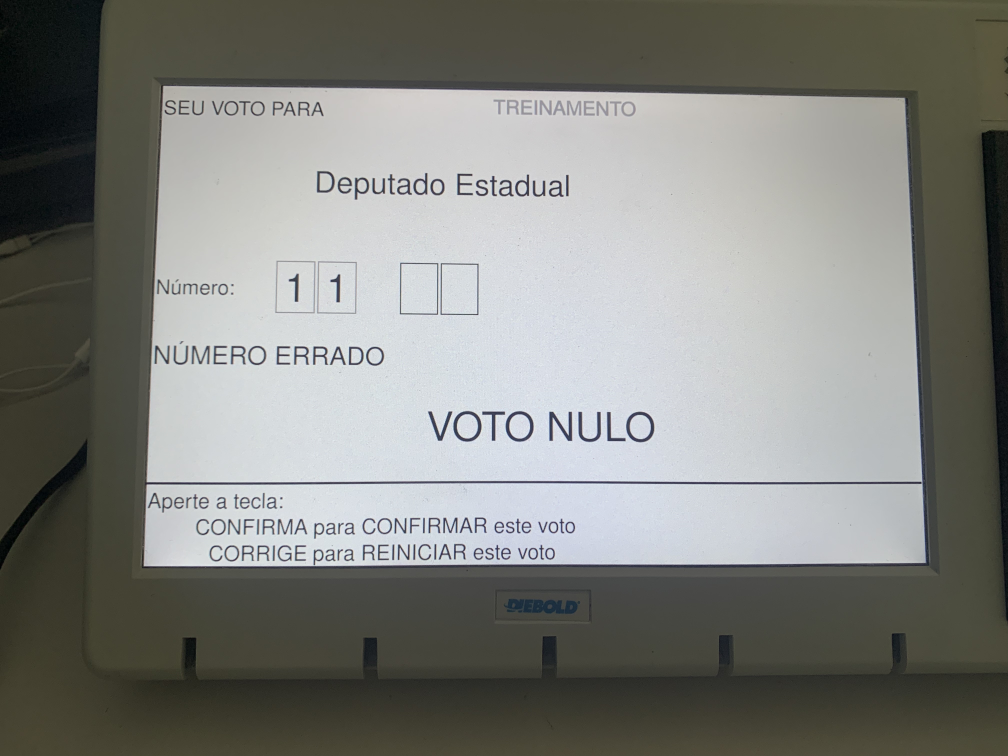
#> input picture Resources/IMG_0194.jpg, 4032 x 3024 px (shown at 1/4 size)
$ python -i video.py   (imports and definitions only)
#> lines starting #> are read from the running program, lines starting #| are printed output that depends on the picture; after the words box and inside, x2 and y2 are one past the last pixel; in counts of white or black regions, pixels touching at a corner belong together
### Class/urna.py
from Class.ocr import *
import pandas as pd


class Urna:
    def __init__(self):
        self.federalCandidates = ['DEPUTADO FEDERAL', 'DEPUTADO ESTADUAL',
                                  'SENADOR', 'GOVERNADOR', 'PRESIDENTE']
        self.numberKeys = [4, 5, 3, 2, 2]
        self.digits = ['0', '1', '2', '3', '4', '5', '6', '7', '8', '9']
        self.warnings = ['NÚMERO ERRADO', 'NUMERO ERRADO']
        self.messages = ['VOTO EM BRANCO', 'EM BRANCO', 'BRANCO', 'VOTO NULO', 'FIM']
        self.words = ["NOME", "INOME"]

        self.ocr = Ocr(self.federalCandidates, self.numberKeys, self.digits, self.warnings, self.messages, self.words)

        self.currentCandidate = None
        self.currentNumber = None
        self.corrigeWasPressed = False
        self.confirmaWasPressed = False
        self.currentDigit = None
        self.currentFrame = None
        self.changeInScreen = False

        self.timeBetweenFrames = None

        self.twoDigits = {
            '1-1': [None], '1-2': [None], '1-3': [None], '1-4': [None], '1-5': [None], '1-6': [None], '1-7': [None],
            '1-8': [None], '1-9': [None], '1-0': [None], '1-CONFIRMA': [None], '1-BRANCO': [None], '1-CORRIGE': [None],

            '2-1': [None], '2-2': [None], '2-3': [None], '2-4': [None], '2-5': [None], '2-6': [None], '2-7': [None],
            '2-8': [None], '2-9': [None], '2-0': [None], '2-CONFIRMA': [None], '2-BRANCO': [None], '2-CORRIGE': [None],

            '3-1': [None], '3-2': [None], '3-3': [None], '3-4': [None], '3-5': [None], '3-6': [None], '3-7': [None],
            '3-8': [None], '3-9': [None], '3-0': [None], '3-CONFIRMA': [None], '3-BRANCO': [None], '3-CORRIGE': [None],

            '4-1': [None], '4-2': [None], '4-3': [None], '4-4': [None], '4-5': [None], '4-6': [None], '4-7': [None],
            '4-8': [None], '4-9': [None], '4-0': [None], '4-CONFIRMA': [None], '4-BRANCO': [None], '4-CORRIGE': [None],

            '5-1': [None], '5-2': [None], '5-3': [None], '5-4': [None], '5-5': [None], '5-6': [None], '5-7': [None],
            '5-8': [None], '5-9': [None], '5-0': [None], '5-CONFIRMA': [None], '5-BRANCO': [None], '5-CORRIGE': [None],

            '6-1': [None], '6-2': [None], '6-3': [None], '6-4': [None], '6-5': [None], '6-6': [None], '6-7': [None],
            '6-8': [None], '6-9': [None], '6-0': [None], '6-CONFIRMA': [None], '6-BRANCO': [None], '6-CORRIGE': [None],

            '7-1': [None], '7-2': [None], '7-3': [None], '7-4': [None], '7-5': [None], '7-6': [None], '7-7': [None],
            '7-8': [None], '7-9': [None], '7-0': [None], '7-CONFIRMA': [None], '7-BRANCO': [None], '7-CORRIGE': [None],

            '8-1': [None], '8-2': [None], '8-3': [None], '8-4': [None], '8-5': [None], '8-6': [None], '8-7': [None],
            '8-8': [None], '8-9': [None], '8-0': [None], '8-CONFIRMA': [None], '8-BRANCO': [None], '8-CORRIGE': [None],

            '9-1': [None], '9-2': [None], '9-3': [None], '9-4': [None], '9-5': [None], '9-6': [None], '9-7': [None],
            '9-8': [None], '9-9': [None], '9-0': [None], '9-CONFIRMA': [None], '9-BRANCO': [None], '9-CORRIGE': [None],

            '0-1': [None], '0-2': [None], '0-3': [None], '0-4': [None], '0-5': [None], '0-6': [None], '0-7': [None],
            '0-8': [None], '0-9': [None], '0-0': [None], '0-CONFIRMA': [None], '0-BRANCO': [None], '0-CORRIGE': [None],

            'BRANCO-1': [None], 'BRANCO-2': [None], 'BRANCO-3': [None], 'BRANCO-4': [None], 'BRANCO-5': [None],
            'BRANCO-6': [None], 'BRANCO-7': [None], 'BRANCO-8': [None], 'BRANCO-9': [None], 'BRANCO-0': [None],
            'BRANCO-CONFIRMA': [None], 'BRANCO-CORRIGE': [None],

            'CORRIGE-1': [None], 'CORRIGE-2': [None], 'CORRIGE-3': [None], 'CORRIGE-4': [None], 'CORRIGE-5': [None],
            'CORRIGE-6': [None],'CORRIGE-7': [None], 'CORRIGE-8': [None], 'CORRIGE-9': [None], 'CORRIGE-0': [None],
            'CORRIGE-CONFIRMA': [None],'CORRIGE-BRANCO': [None],

            'CONFIRMA-1': [None], 'CONFIRMA-2': [None], 'CONFIRMA-3': [None], 'CONFIRMA-4': [None], 'CONFIRMA-5': [None]
            , 'CONFIRMA-6': [None], 'CONFIRMA-7': [None], 'CONFIRMA-8': [None], 'CONFIRMA-9': [None], 'CONFIRMA-0':
            [None], 'CONFIRMA-BRANCO': [None], 'CONFIRMA-CORRIGE': [None]
        }

    def get_all_bread_candidate(self, pos):
        current_all_bread_candidate = self.ocr.allBRead[pos][0]
        return current_all_bread_candidate

    def set_current_candidate(self, candidate):
        self.currentCandidate = candidate

    # def check_if_candidate_was_changed(self, previous_candidate):
    #     if previous_candidate != self.currentCandidate:
    #         self.candidateWasChanged = True

    def check_if_corrige_was_pressed(self, pos, previous_candidate):
        if self.ocr.allBRead[pos][2] == None and self.ocr.allBRead[pos-1][2] != None and previous_candidate == self.currentCandidate:
            self.corrigeWasPressed = True

    def check_if_confirm_was_pressed(self, pos, previous_candidate):
        if self.ocr.allBRead[pos][2] == None and self.ocr.allBRead[pos-1][2] != None and previous_candidate != self.currentCandidate:
            self.confirmaWasPressed = True

    def get_all_bread_numbers(self, pos):
        current_all_bread_numbers = self.ocr.allBRead[pos][2]
        return current_all_bread_numbers

    def set_current_numbers(self, numbers):
        self.currentNumber = numbers

    def set_current_digit(self, digit):
        self.currentDigit = digit

    # [9 lines of commented-out code are left out]

    def set_current_frame(self, frame):
        self.currentFrame = frame

    def set_time(self, current_frame, previous_frame):
        count_frames = current_frame - previous_frame
        self.timeBetweenFrames = count_frames * 33.3333333

    # [62 lines left out: functions save_excel_table, set_digits, not called in this run]

            # [10 lines of commented-out code are left out]

### Class/ocr.py
import easyocr
import re

class Ocr:
    def __init__(self, federalCandidates, numberKeys, digits, warnings, messages, words):

        self.readOcrIndexes = []

        self.federalCandidateBRead = ""
        self.numberKeysBRead = 0
        self.warningBRead = ""
        self.digitBRead = ""
        self.messageBRead = ""
        self.wordBRead = ""
        self.allBRead = []

        self.physicalFederalCandidates = federalCandidates
        self.physicalNumberKeys = numberKeys
        self.physicalDigits = digits
        self.physicalWarnings = warnings
        self.physicalMessages = messages
        self.physicalWords = words

        self.justNumbersInFrame = None

        self.candidateWasFound = False
        self.digitWasFound = False
        self.warningWasFound = False
        self.messageWasFound = False
        self.wordWasFound = False

    # [35 lines left out: functions uppercase_all_str, apply_ocr, apply_ocr_in_frames, not called in this run]

    def set_federal_candidate_b_read(self, federal_candidate):
        self.federalCandidateBRead = federal_candidate

    def set_number_keys_b_read(self, number_key):
        self.numberKeysBRead = self.physicalNumberKeys[number_key]

    def set_digit_b_read(self, digit):
        self.digitBRead = digit

    def set_warning_b_read(self, warning):
        self.warningBRead = warning

    def set_message_b_read(self, message):
        self.messageBRead = message

    def set_word_b_read(self, word):
        self.wordBRead = word

    # [37 lines left out: functions find_federal_candidate, find_number_keys, find_numbers_only, find_number_digit, not called in this run]

    def find_blank_digit(self, digit):
        pass

    def find_corret_digit(self, digit):
        pass

    def find_confirm_digit(self, digit):
        pass

    # [55 lines left out: functions find_warning, find_message, find_word, remove_fake_numbers, replace_wrong_word, not called in this run]

    def set_all_b_read_array(self, federal_candidate, number_keys, digit, warning, message, word):
        self.allBRead.append([federal_candidate, number_keys, digit, warning, message, word])

    def make_full_b_read_list(self):
        pass

    # [24 lines left out: function create_final_list, not called in this run]


                    # [13 lines of commented-out code are left out]

### Class/video.py
from Class.urna import *
from plyer import filechooser
import cv2

class Video:
    def __init__(self):
        self.urna = Urna()
        self.lstPaths = []
        self.imageIndexes = []
        self.totalFrameCount = []
        self.pathOfFrames = None
        self.frameWEdgeRemoved = None
        self.threshFrame = None
        self.repairedKernelFrame = None
        self.preResultFrame = None

    # [23 lines left out: functions open_file, lst_frames, not called in this run]

    # def binary(self, frame):
    #     originalImage = cv2.imread(frame)
    #     grayImage = cv2.cvtColor(originalImage, cv2.COLOR_BGR2GRAY)
    #
    #     (thresh, blackAndWhiteImage) = cv2.threshold(grayImage, 127, 255, cv2.THRESH_BINARY)
    #
    #     return blackAndWhiteImage

    def binary(self, frame):
#> called with frame = '../Resources/IMG_0194.jpg'
        originalImage = cv2.imread(frame)
#> originalImage is the input picture: shape (3024, 4032, 3); mean B, G, R 125.3, 129.9, 128.8
        self.frameWEdgeRemoved = originalImage.copy()
        gray = cv2.cvtColor(originalImage, cv2.COLOR_BGR2GRAY)
        #melhor até agora foi 1,1 ou apagar
        gray = cv2.blur(gray, (1, 1))

        # Código que deixa o texto bold
        # import numpy as np
        # kernel = np.ones((4, 4), np.uint8)
        # gray = cv2.erode(gray, (kernel), 0)

        self.threshFrame = cv2.threshold(gray, 0, 255, cv2.THRESH_BINARY_INV + cv2.THRESH_OTSU)[1]
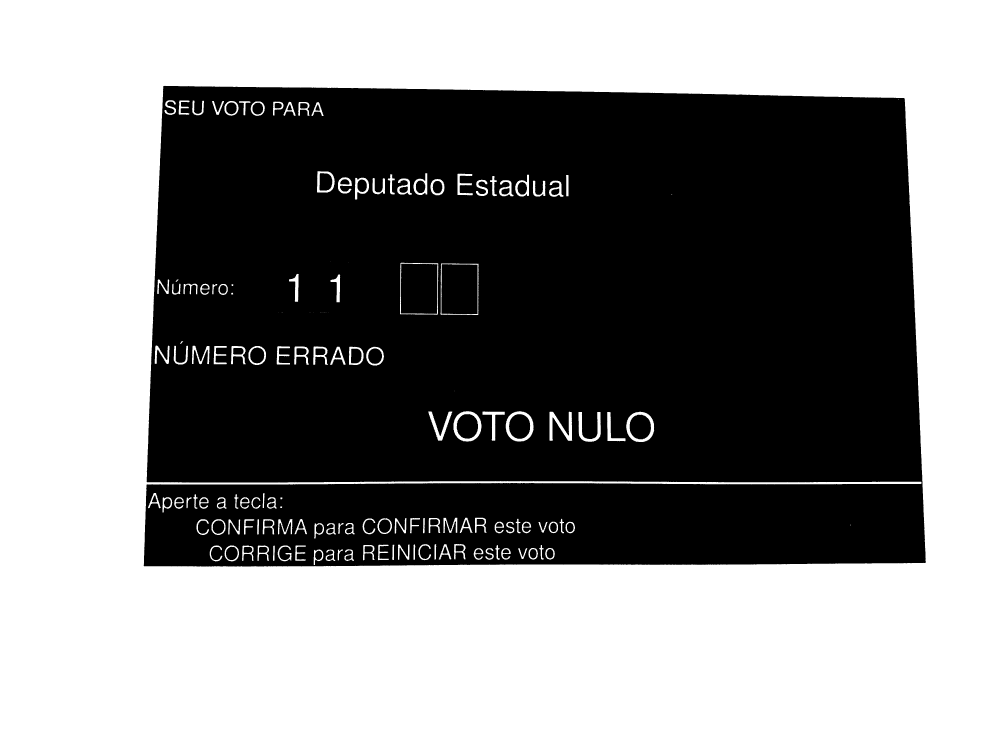
#> self.threshFrame: shape (3024, 4032) (shown at 1/4 size); 54% white; 65 black regions (1 under 20 px), largest, box (x1, y1, x2, y2) and area: (575, 343, 3703, 2266) 5484528, (1603, 1054, 1750, 1255) 28726, (1766, 1057, 1910, 1256) 28389


    # [60 lines left out: functions remove_vertical_lines, remove_horizontal_lines, repair_kernel, finish_ip_proccess, save_frames, not called in this run]

>>> result = Video().binary('../Resources/IMG_0194.jpg')
